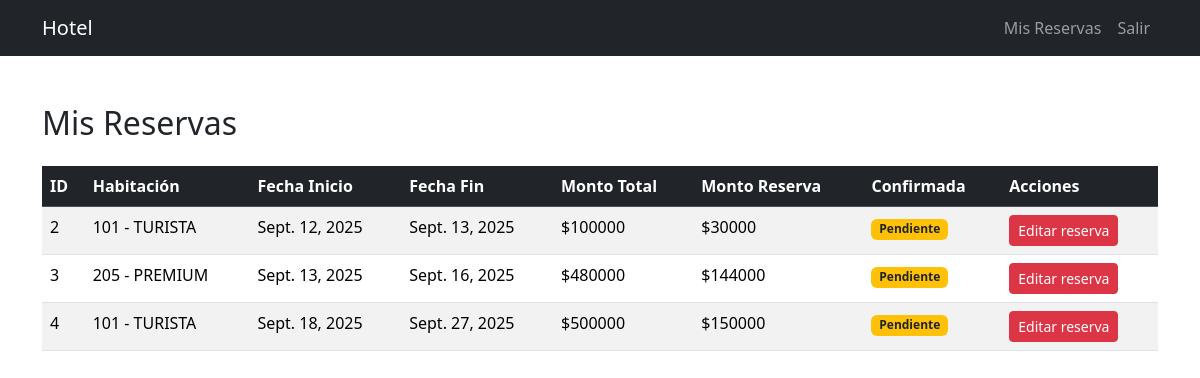
/mis-reservas/ (signed in), run on the app's committed database.
### reservas/models.py (models this page shows, shortened)
class Reserva(models.Model):
    cliente = models.ForeignKey(Cliente, on_delete=models.CASCADE)
    habitacion = models.ForeignKey(Habitacion, on_delete=models.CASCADE)
    fecha_inicio = models.DateField()
    fecha_fin = models.DateField()
    fecha_reserva = models.DateTimeField(auto_now_add=True)
    confirmada = models.BooleanField(default=False)
    monto_total = models.IntegerField(blank=True, null=True)   # <-- ahora entero
    monto_reserva = models.IntegerField(blank=True, null=True) # <-- ahora entero

class Habitacion(models.Model):
    CATEGORIAS = [
        ('TURISTA', 'Turista'),
        ('PREMIUM', 'Premium'),
    ]
    numero = models.IntegerField(unique=True)
    categoria = models.CharField(max_length=10, choices=CATEGORIAS)
    descripcion = models.TextField()
    equipamiento = models.TextField(blank=True, null=True)  # agregado
    precio_diario = models.IntegerField()  # <-- ahora entero
    disponible = models.BooleanField(default=True)

### reservas/views.py (the view)
# urls.py: path('mis-reservas/', views.mis_reservas, name='mis_reservas'),
@login_required
def mis_reservas(request):
    cliente = get_object_or_404(Cliente, email=request.user.email)
    reservas = Reserva.objects.filter(cliente=cliente)
    return render(request, "reservas/mis_reservas.html", {"reservas": reservas})

### reservas/templates/reservas/mis_reservas.html (shortened to what this page needs)
{% extends "reservas/base.html" %}
{% block content %}
<div class="container mt-5">
    <h2 class="mb-4">Mis Reservas</h2>
    {% if reservas %}
        <table class="table table-striped">
            <thead class="table-dark">
                <tr>
                    <th>ID</th>
                    <th>Habitación</th>
                    <th>Fecha Inicio</th>
                    <th>Fecha Fin</th>
                    <th>Monto Total</th>
                    <th>Monto Reserva</th>
                    <th>Confirmada</th>
                    <th>Acciones</th>
                </tr>
            </thead>
            <tbody>
                {% for reserva in reservas %}
                <tr>
                    <td>{{ reserva.id }}</td>
                    <td>{{ reserva.habitacion.numero }} - {{ reserva.habitacion.categoria }}</td>
                    <td>{{ reserva.fecha_inicio }}</td>
                    <td>{{ reserva.fecha_fin }}</td>
                    <td>${{ reserva.monto_total }}</td>
                    <td>${{ reserva.monto_reserva }}</td>
                    <td>
                        {% if reserva.confirmada %}
                            <span class="badge bg-success">Sí</span>
                        {% else %}
                            <span class="badge bg-warning text-dark">Pendiente</span>
                        {% endif %}
                    </td>
                    <td>
                        <a href="{% url 'editar_reserva' reserva.id %}" class="btn btn-danger btn-sm">Editar reserva</a>
                    </td>
                </tr>
                {% endfor %}
            </tbody>
        </table>
    {% else %}
        <div class="alert alert-info">
            No tienes reservas registradas.
        </div>
    {% endif %}
</div>
{% endblock %}

### reservas/templates/reservas/base.html (shortened to what this page needs)
{% load static %}
<!DOCTYPE html>
<html lang="es">
<head>
  <link rel="stylesheet" href="{% static 'css/styles.css' %}">
  <link href="https://cdn.jsdelivr.net/npm/bootstrap@5.3.3/dist/css/bootstrap.min.css" rel="stylesheet">
</head>
<body>
  <nav class="navbar navbar-expand-lg navbar-dark bg-dark">
    <div class="container">
      <a class="navbar-brand" href="{% url 'landing' %}">Hotel</a>
      <div class="collapse navbar-collapse">
        <ul class="navbar-nav ms-auto">
          {% if user.is_authenticated %}
            <li class="nav-item"><a href="{% url 'mis_reservas' %}" class="nav-link">Mis Reservas</a></li>
            <li class="nav-item"><a href="{% url 'logout' %}" class="nav-link">Salir</a></li>
          {% else %}
            <li class="nav-item"><a href="{% url 'login' %}" class="nav-link">Ingresar</a></li>
            <li class="nav-item"><a href="{% url 'registro' %}" class="nav-link">Registrarse</a></li>
          {% endif %}
        </ul>
      </div>
    </div>
  </nav>
  <div>
    {% block content %}{% endblock %}
  </div>
</body>
</html>

### data on the page
Reserva: id "2", habitacion.numero "101", habitacion.categoria "TURISTA", fecha_inicio "Sept. 12, 2025", fecha_fin "Sept. 13, 2025", monto_total "100000", monto_reserva "30000", confirmada "Pendiente"
Reserva: id "3", habitacion.numero "205", habitacion.categoria "PREMIUM", fecha_inicio "Sept. 13, 2025", fecha_fin "Sept. 16, 2025", monto_total "480000", monto_reserva "144000", confirmada "Pendiente"
Reserva: id "4", habitacion.numero "101", habitacion.categoria "TURISTA", fecha_inicio "Sept. 18, 2025", fecha_fin "Sept. 27, 2025", monto_total "500000", monto_reserva "150000", confirmada "Pendiente"
